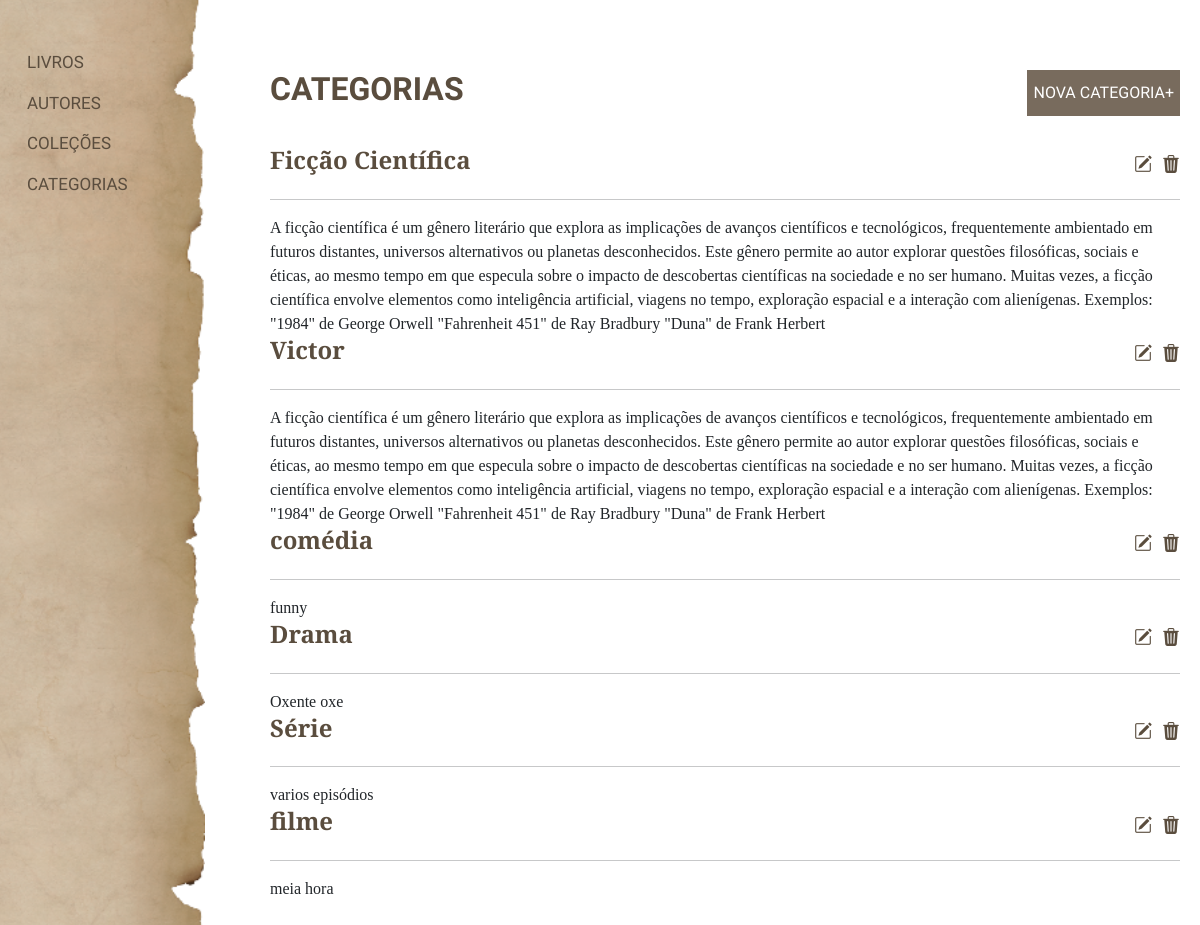
Before: /categorias/ with the older database file.
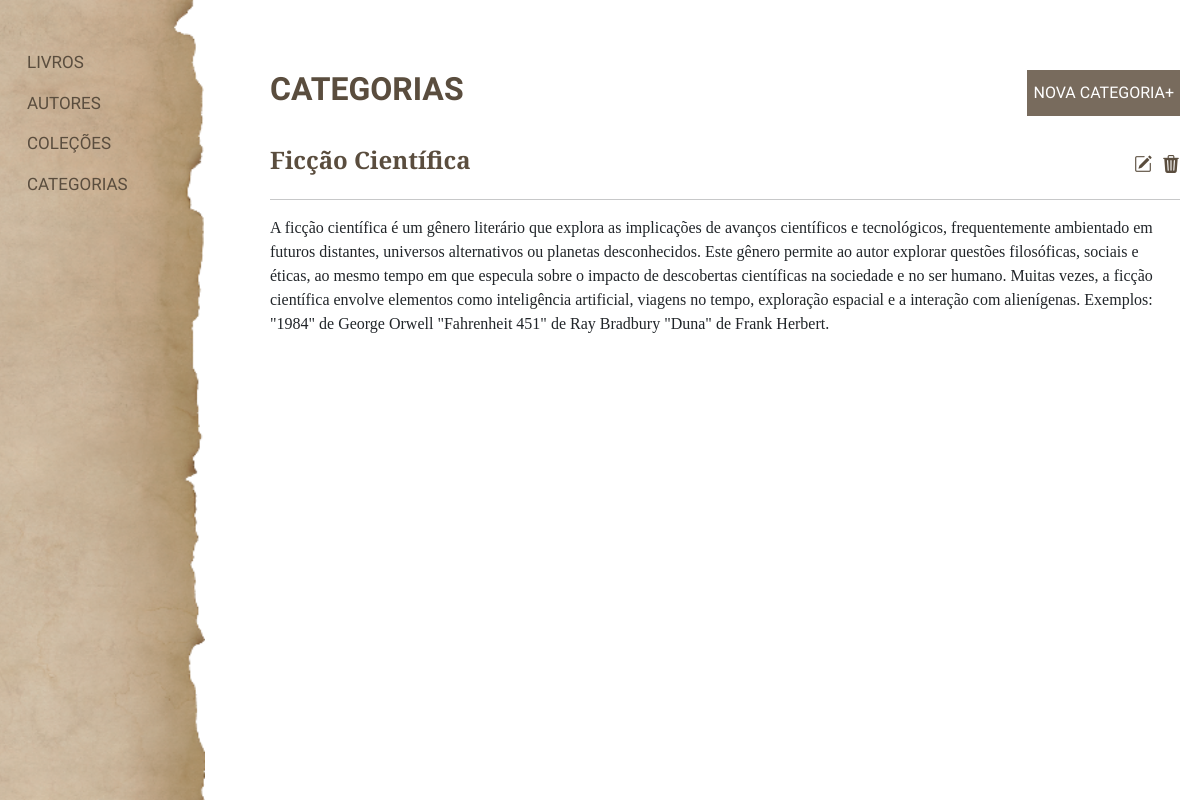
After: the same page with the newer database file.
### livros/models.py (models this page shows, shortened)
class Categoria(models.Model):
    nome = models.CharField(max_length=255, unique=True, verbose_name="Nome da Categoria:")
    descricao = models.TextField(blank=True, null=True, verbose_name="Descrição:")
    data_criacao = models.DateTimeField(auto_now_add=True, verbose_name="Data de Criação:")
    data_atualizacao = models.DateTimeField(auto_now=True, verbose_name="Data de Atualização:")

### livros/views.py (the view)
# urls.py: path('categorias/', views.categorias, name='categorias'),
def categorias(request):
    categoria_form = CategoriaForm()
    if request.method == "POST":
        if 'salvar_categoria' in request.POST:
            categoria_form = CategoriaForm(request.POST)
            if categoria_form.is_valid():
                categoria_form.save()
                return redirect('categorias')
    categorias = Categoria.objects.all()
    return render(request, 'categorias.html', {
        'categoria_form': categoria_form,
        'categorias': categorias,
    })

### templates/categorias.html (shortened to what this page needs)
<!DOCTYPE html>
<html lang="en">
<head>
    {% load static %}
    <link rel="stylesheet" href="{% static 'css/categorias.css' %}">
    <link href="https://cdn.jsdelivr.net/npm/bootstrap@5.3.3/dist/css/bootstrap.min.css" rel="stylesheet"
>
    <link rel="stylesheet" href="https://cdn.jsdelivr.net/npm/bootstrap-icons@1.11.3/font/bootstrap-icons.min.css">
</head>
<body>
    <aside class="aside2">
        <ul class="lista-lateral">
            <li style="margin-left:15px; font-weight: 400"><a style="text-decoration:none; color: #5a4d3e" href="{% url 'index' %}">LIVROS</a></li>
            <li style="margin-left:15px; font-weight: 400"><a style="text-decoration:none; color: #5a4d3e" href="{% url 'autores' %}">AUTORES</a></li>
            <li style="margin-left:15px; font-weight: 400"><a style="text-decoration:none; color: #5a4d3e" href="{% url 'colecoes' %}">COLEÇÕES</a></li>
            <li style="margin-left:15px; font-weight: 400"><a style="text-decoration:none; color: #5a4d3e" href="{% url 'categorias' %}">CATEGORIAS</a></li>
        </ul>
    </aside>
    <main>
        <div class="main-actions">
            <h2>CATEGORIAS</h2>
            <button type="button" data-bs-toggle="modal" data-bs-target="#exampleModal">NOVA CATEGORIA+</button>
        </div>
        <div class="main-categorias">
            {% for categoria in categorias %}
            <div style="display:flex; justify-content: space-between; align-items:center">
                <h4>{{categoria.nome}}</h4>
                <div class="main-icons">
                    <a style="color: #5a4d3e;" href="{% url 'editar_categoria' categoria.id %}">
                        <i style="color: #5a4d3e;" class="bi bi-pencil-square"></i>
                    </a>
                    <a style="color: #5a4d3e;" href="{% url 'deletar_categoria' categoria.id %}">
                        <i  class="bi bi-trash3-fill"></i>
                    </a>
                </div>
            </div>
            <hr>
            <span>{{categoria.descricao}}</span>
            {% endfor %}
        </div><br>
    </main>
</body>
</html>

Changed rows visible on the page:
removed Categoria: nome "Victor", descricao "A ficção científica é um gênero literário que explora as implicações de avanços científicos e tecnológicos, frequentemente ambientado em futuros distantes, universos alternativos ou planetas desconhecidos. Este gênero permite ao autor explorar questões filosóficas, sociais e éticas, ao mesmo tempo em que especula sobre o impacto de descobertas científicas na sociedade e no ser humano. Muitas vezes, a ficção científica envolve elementos como inteligência artificial, viagens no tempo, exploração espacial e a interação com alienígenas. Exemplos: \"1984\" de George Orwell \"Fahrenheit 451\" de Ray Bradbury \"Duna\" de Frank Herbert"
removed Categoria: nome "comédia", descricao "funny"
removed Categoria: nome "Drama", descricao "Oxente oxe"
removed Categoria: nome "Série", descricao "varios episódios"
removed Categoria: nome "filme", descricao "meia hora"
changed Categoria "Ficção Científica": descricao "…Bradbury \"Duna\" de Frank Herbert" → "…Bradbury \"Duna\" de Frank Herbert."
